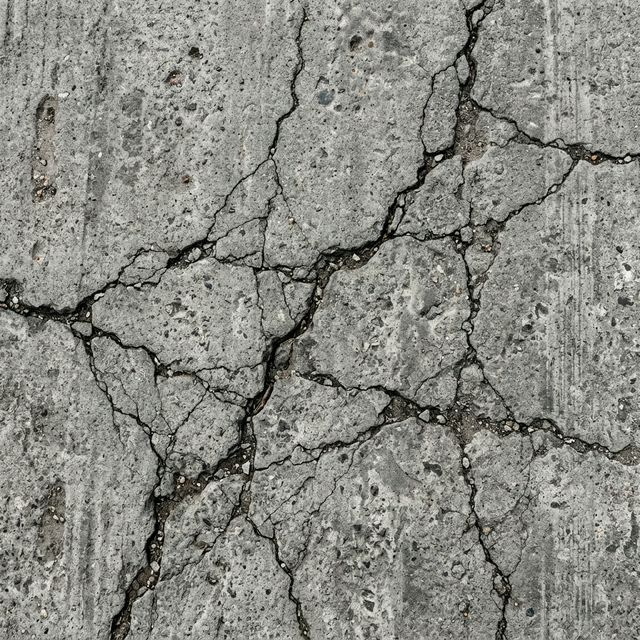
#> input picture data/road_test1.jpg, 640 x 640 px
$ python -i detection.py   (imports and definitions only)
#> lines starting #> are read from the running program, lines starting #| are printed output that depends on the picture
"""
detection.py
-------------
This module contains functions for crack detection:
  - Canny Edge Detection
  - Morphological operations (dilation, erosion, opening, closing)
  - Contour detection and filtering
  - Crack severity classification
"""

import cv2
import numpy as np


#  Edge Detection

# [19 lines left out: function apply_canny_edge_detection, not called in this run]


#  Morphological Operations

def apply_dilation(image, kernel_size=(3, 3), iterations=1):
    """
    Apply dilation to make detected edges (cracks) thicker and more visible.
    Dilation expands white (foreground) regions.

    Parameters:
        image (numpy.ndarray): Input binary image.
        kernel_size (tuple): Size of the structuring element.
        iterations (int): Number of times dilation is applied.

    Returns:
        numpy.ndarray: Dilated image.
    """
    kernel = cv2.getStructuringElement(cv2.MORPH_RECT, kernel_size)
    dilated = cv2.dilate(image, kernel, iterations=iterations)
    return dilated


# [16 lines left out: function apply_erosion, not called in this run]


def apply_morphological_opening(image, kernel_size=(3, 3)):
    """
    Apply morphological opening (erosion followed by dilation).
    This removes small noise while preserving the shape of larger objects
    like cracks.

    Parameters:
        image (numpy.ndarray): Input binary image.
        kernel_size (tuple): Size of the structuring element.

    Returns:
        numpy.ndarray: Image after opening operation.
    """
    kernel = cv2.getStructuringElement(cv2.MORPH_RECT, kernel_size)
    opened = cv2.morphologyEx(image, cv2.MORPH_OPEN, kernel)
    return opened


def apply_morphological_closing(image, kernel_size=(3, 3)):
    """
    Apply morphological closing (dilation followed by erosion).
    This fills small gaps in detected crack lines, making them
    more continuous.

    Parameters:
        image (numpy.ndarray): Input binary image.
        kernel_size (tuple): Size of the structuring element.

    Returns:
        numpy.ndarray: Image after closing operation.
    """
    kernel = cv2.getStructuringElement(cv2.MORPH_RECT, kernel_size)
    closed = cv2.morphologyEx(image, cv2.MORPH_CLOSE, kernel)
    return closed


#  Full Morphological Pipeline

def apply_morphological_pipeline(image):
    """
    Apply a sequence of morphological operations optimised for crack
    detection:
      1. Closing  – fill small gaps in crack lines
      2. Opening  – remove isolated noise dots
      3. Dilation – make crack lines slightly thicker for visibility

    Parameters:
        image (numpy.ndarray): Input binary/edge image.

    Returns:
        numpy.ndarray: Cleaned binary image ready for contour detection.
    """
    # Step 1: Close small gaps in detected cracks
    closed = apply_morphological_closing(image, kernel_size=(3, 3))

    # Step 2: Remove isolated noise pixels
    opened = apply_morphological_opening(closed, kernel_size=(3, 3))

    # Step 3: Slightly dilate to enhance remaining crack lines
    result = apply_dilation(opened, kernel_size=(3, 3), iterations=1)

    return result


#  Contour Detection

# [81 lines left out: functions detect_contours, draw_cracks_on_image, classify_crack_severity, not called in this run]

>>> import cv2
>>> picture = cv2.imread('../data/road_test1.jpg')
#> picture is the input picture: shape (640, 640, 3); mean B, G, R 131.9, 138.1, 137.5
>>> result = apply_morphological_pipeline(picture)
#> in apply_morphological_closing, `closed = cv2.morphologyEx(image, cv2.MORPH_CLOSE, kernel)`:
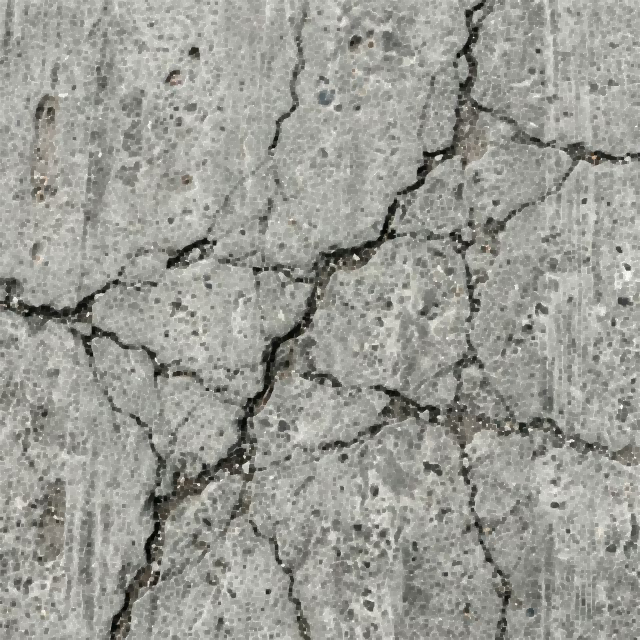
#> closed: shape (640, 640, 3); mean B, G, R 149.8, 156, 155.4
#> in apply_dilation, `dilated = cv2.dilate(image, kernel, iterations=iterations)`:
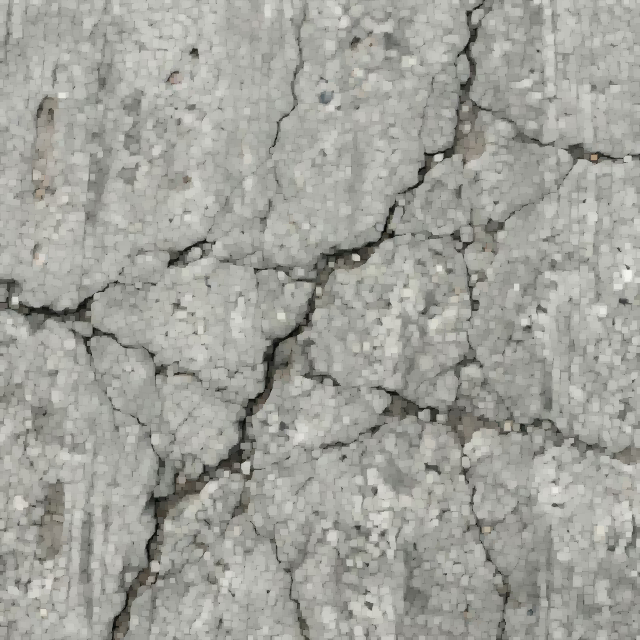
#> dilated: shape (640, 640, 3); mean B, G, R 156, 162.3, 161.7

$ run again, on data/road_test2.jpg
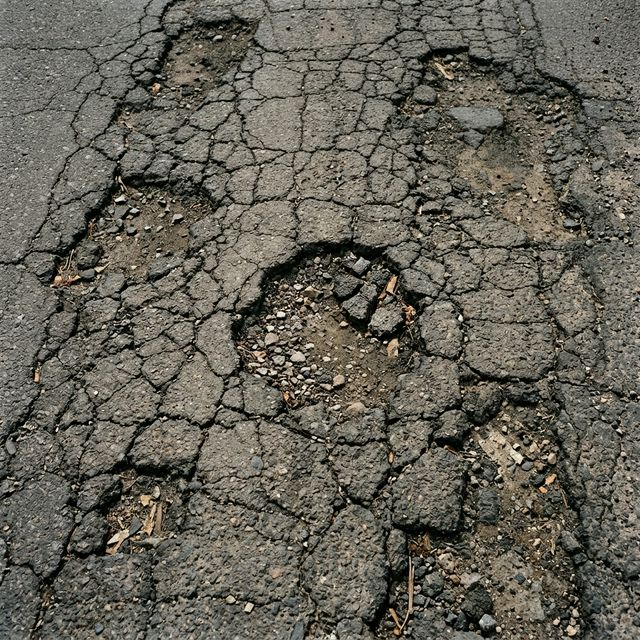
#> input picture data/road_test2.jpg, 640 x 640 px
#> picture is the input picture: shape (640, 640, 3); mean B, G, R 87.5, 97.9, 100.8
#> in apply_morphological_opening, `opened = cv2.morphologyEx(image, cv2.MORPH_OPEN, kernel)`:
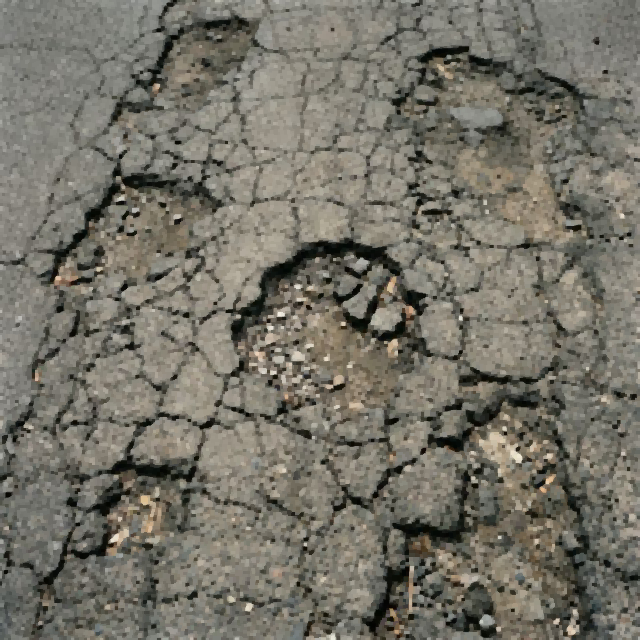
#> opened: shape (640, 640, 3); mean B, G, R 103.2, 113.8, 116.6
#> in apply_dilation, `dilated = cv2.dilate(image, kernel, iterations=iterations)`:
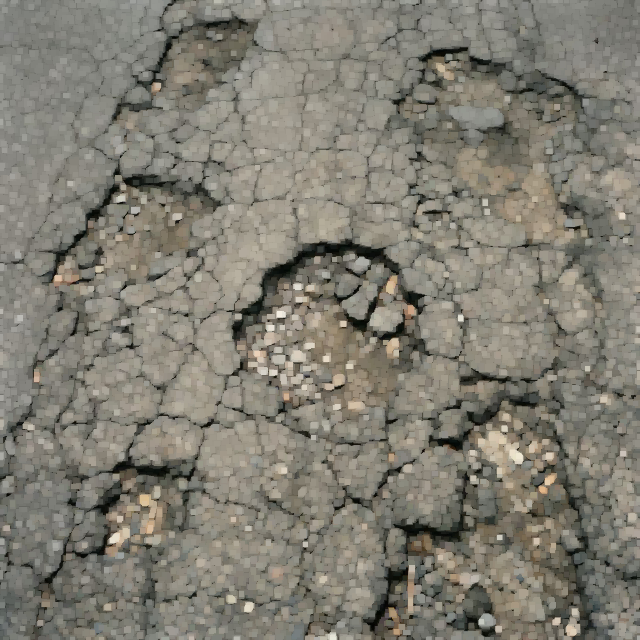
#> dilated: shape (640, 640, 3); mean B, G, R 114.6, 125.4, 128.5
